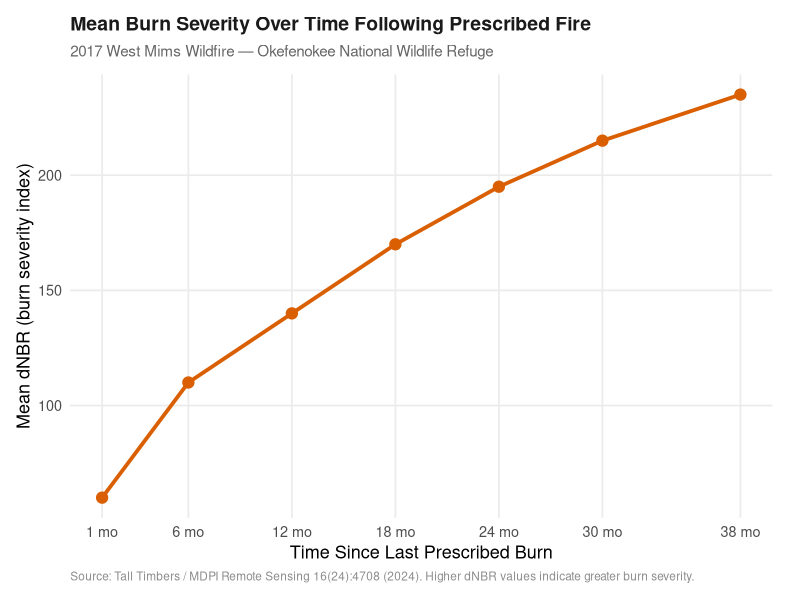
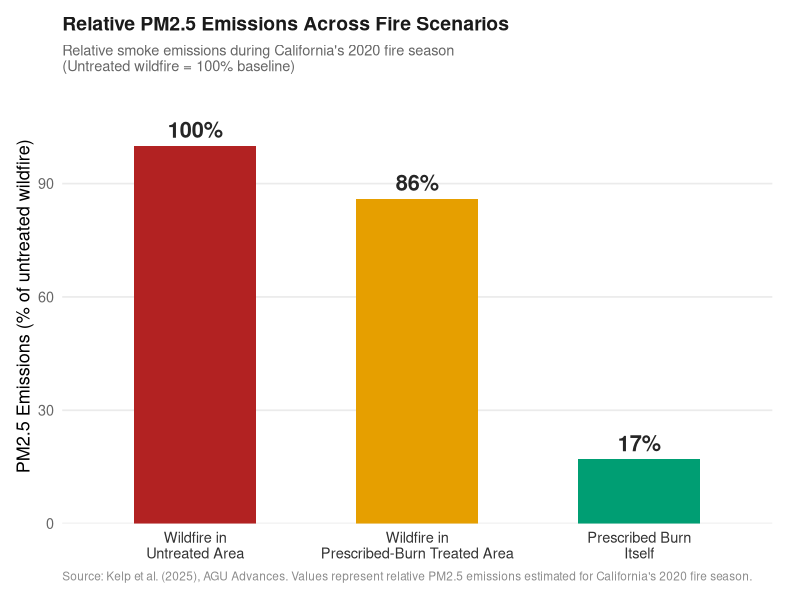

These figures' R source, in order:
## ---- chunk 1
knitr::opts_chunk$set(
  echo    = FALSE,
  message = FALSE,
  warning = FALSE
)
## ---- chunk 2
library(ggplot2)
library(dplyr)
library(tidyr)
library(scales)
library(ggtext)
library(patchwork)
## ---- chunk 3
okef_data <- tibble(
  months_since_burn = c(1, 6, 12, 18, 24, 30, 38),
  treated_dNBR      = c(60, 110, 140, 170, 195, 215, 235)
)

area_labels <- c(
  treated_dNBR = "Prescribed-Fire Treated"
)

area_colors <- c(
  "Prescribed-Fire Treated" = "#D95F02"
)

# Convert to long format
okef_long <- okef_data %>%
  pivot_longer(
    cols      = treated_dNBR,
    names_to  = "area",
    values_to = "dNBR"
  ) %>%
  mutate(area = recode(area, !!!area_labels))

p2 <- ggplot(
  okef_long,
  aes(
    x = months_since_burn,
    y = dNBR,
    colour = area
  )
) +
  geom_line(linewidth = 1.3) +
  geom_point(size = 3.5) +

  scale_colour_manual(
    values = area_colors,
    name = NULL
  ) +

  scale_x_continuous(
    breaks = okef_data$months_since_burn,
    labels = \(x) paste(x, "mo")
  ) +

  labs(
    title    = "Mean Burn Severity Over Time Following Prescribed Fire",
    subtitle = "2017 West Mims Wildfire — Okefenokee National Wildlife Refuge",
    x        = "Time Since Last Prescribed Burn",
    y        = "Mean dNBR (burn severity index)",
    caption  = paste(
      "Source: Tall Timbers / MDPI Remote Sensing 16(24):4708 (2024).",
      "Higher dNBR values indicate greater burn severity."
    )
  ) +

  theme_minimal(base_size = 13) +

  theme(
    plot.title       = element_text(
      face = "bold",
      size = 14,
      colour = "grey10"
    ),
    plot.subtitle    = element_text(
      colour = "grey40",
      size = 11,
      margin = margin(b = 10)
    ),
    plot.caption     = element_text(
      colour = "grey55",
      size = 8.5,
      hjust = 0
    ),
    legend.position  = "none",
    panel.grid.minor = element_blank(),
    plot.margin      = margin(12, 20, 12, 12)
  )

p2
## ---- chunk 4
smoke_data <- tibble(
  scenario = c(
    "Wildfire in\nUntreated Area",
    "Wildfire in\nPrescribed-Burn Treated Area",
    "Prescribed Burn\nItself"
  ),
  pm25_index = c(100, 86, 17)   # untreated wildfire baseline = 100
)

smoke_colors <- c(
  "Wildfire in\nUntreated Area"                = "#B22222",
  "Wildfire in\nPrescribed-Burn Treated Area" = "#E69F00",
  "Prescribed Burn\nItself"                   = "#009E73"
)

p3 <- ggplot(
  smoke_data,
  aes(
    x = reorder(scenario, -pm25_index),
    y = pm25_index,
    fill = scenario
  )
) +
  geom_col(width = 0.55) +

  geom_text(
    aes(label = paste0(pm25_index, "%")),
    vjust    = -0.5,
    fontface = "bold",
    size     = 5.5,
    colour   = "grey15"
  ) +

  scale_fill_manual(
    values = smoke_colors,
    guide = "none"
  ) +

  scale_y_continuous(
    limits = c(0, 115),
    expand = expansion(mult = c(0, 0))
  ) +

  labs(
    title    = "Relative PM2.5 Emissions Across Fire Scenarios",
    subtitle = paste(
      "Relative smoke emissions during California's 2020 fire season",
      "\n(Untreated wildfire = 100% baseline)"
    ),
    x        = NULL,
    y        = "PM2.5 Emissions (% of untreated wildfire)",
    caption  = paste(
      "Source: Kelp et al. (2025), AGU Advances.",
      "Values represent relative PM2.5 emissions estimated for",
      "California's 2020 fire season."
    )
  ) +

  theme_minimal(base_size = 13) +

  theme(
    plot.title = element_text(
      face = "bold",
      size = 14,
      colour = "grey10"
    ),

    plot.subtitle = element_text(
      colour = "grey40",
      size = 10.5,
      margin = margin(b = 10)
    ),

    plot.caption = element_text(
      colour = "grey55",
      size = 8.5,
      hjust = 0
    ),

    panel.grid.major.x = element_blank(),
    panel.grid.minor   = element_blank(),

    axis.text.x = element_text(
      size = 10.5,
      colour = "grey20"
    ),

    axis.text.y = element_text(
      colour = "grey40"
    ),

    plot.margin = margin(12, 20, 12, 12)
  )

p3
